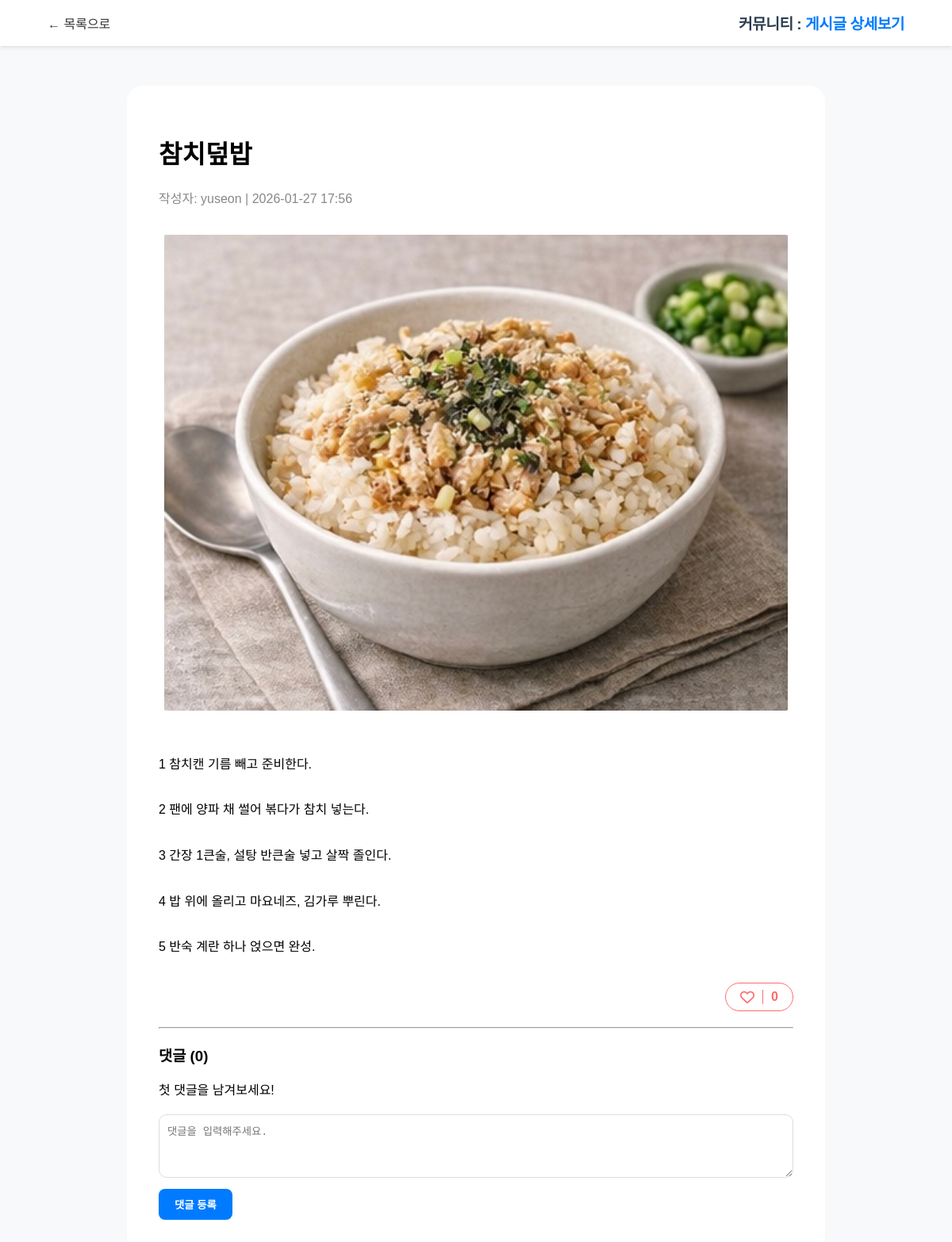
Page /posts/2/ on the committed database.
### community/models.py (models this page shows, shortened)
class Post(models.Model):
    author = models.ForeignKey(User, on_delete=models.CASCADE)
    title = models.CharField(max_length=100) #제목
    content = models.TextField() #내용 저장될 곳
    thumbnail = models.ImageField(upload_to="community", blank=True, null=True) #이미지 저장될 곳(여기서 pip install Pillow)
    created_at = models.DateTimeField(auto_now_add=True) #글작성시간 자동 저장
    likes = models.ManyToManyField(settings.AUTH_USER_MODEL, related_name='like_posts', blank=True)
    def total_likes(self):
        return self.likes.count()

### community/views.py (the view, shortened to what this page needs)
# urls.py: re_path(r"^posts/(?P<post_id>\d+)/$", views.post_detail, name="post_detail"),#상세페이지
def post_detail(request, post_id):
    my_post = get_object_or_404(Post, id=post_id)
    my_comments = my_post.comment_set.all()
    my_context = {
        "post": my_post,
        "comments": my_comments
    }
    return render(request, "community/post_detail.html", context=my_context)

### templates/community/post_detail.html (shortened to what this page needs)
{% load static %}
<!doctype html>
<html lang="ko">
<head>
    <link rel="stylesheet" href="{% static 'css/community.css' %}">
    <link rel="stylesheet" href="https://cdnjs.cloudflare.com/ajax/libs/font-awesome/6.0.0/css/all.min.css">
</head>
<body>
    <div id="navbar">
        <a href="{% url 'community:post_list' %}" style="text-decoration:none; color:#333;">← 목록으로</a>
        <span>커뮤니티 : <b>게시글 상세보기</b></span>
    </div>
    <div id="post-detail">
        <h1>{{ post.title }}</h1>
        <div style="display: flex; justify-content: space-between; align-items: baseline; margin-bottom: 15px;">
            <p style="color:#888; margin:0;">작성자: {{ post.author.username }} | {{ post.created_at|date:"Y-m-d H:i" }}</p>
        </div>
        {% if post.thumbnail %}
            <img src="{{ post.thumbnail.url }}" class="post-image-detail">
        {% endif %}
        <div style="line-height:1.8; margin:30px 0;">
            {{ post.content|linebreaksbr }}
        </div>
        <div style="display: flex; justify-content: flex-end; margin: 20px 0;">
            <form action="{% url 'community:post_like' post.id %}" method="POST">
                <button type="submit" style="background: white; border: 1px solid #ff6b6b; color: #ff6b6b; padding: 8px 18px; border-radius: 30px; font-weight: bold; cursor: pointer; display: flex; align-items: center; gap: 10px; transition: 0.2s;">
                    {% if request.user in post.likes.all %}
                        <i class="fa-solid fa-heart" style="font-size: 18px;"></i> {% else %}
                        <i class="fa-regular fa-heart" style="font-size: 18px;"></i> {% endif %}
                    <span style="border-left: 1px solid #ff6b6b; padding-left: 10px; font-size: 16px;">{{ post.total_likes }}</span>
                </button>
            </form>
        </div>
        <hr>
        <h3>댓글 ({{ post.comment_set.count }})</h3>
        <ul style="list-style:none; padding:0;">
            {% for comment in post.comment_set.all %}
                <li style="border-bottom:1px solid #eee; padding:10px 0;">
                    <strong>{{ comment.author.username }}:</strong> {{ comment.content }}
                </li>
            {% empty %}
                <li>첫 댓글을 남겨보세요!</li>
            {% endfor %}
        </ul>
        <form method="POST" style="margin-top:20px;">
            <textarea name="comment" placeholder="댓글을 입력해주세요." style="width:100%; height:80px; border-radius:10px; padding:10px; border:1px solid #ddd; box-sizing: border-box;"></textarea>
            <button type="submit" class="btn btn-primary" style="margin-top:10px;">댓글 등록</button>
        </form>
    </div>
</body>
</html>

### static/css/community.css (style rules this page uses)
body { font-family: 'Pretendard', sans-serif; background-color: #f8f9fa; margin: 0; padding: 0; }
#navbar { background: white; padding: 15px 5%; display: flex; justify-content: space-between; align-items: center; box-shadow: 0 2px 5px rgba(0,0,0,0.1); position: sticky; top: 0; z-index: 100; }
#navbar span { font-weight: 800; font-size: 1.2rem; color: #2c3e50; letter-spacing: -0.5px; }
#navbar span b { color: #007bff; font-weight: 800; }
#post-detail { max-width: 800px; margin: 50px auto; background: white; padding: 40px; border-radius: 20px; }
.post-image-detail { width: 100%; max-height: 600px; object-fit: contain; border-radius: 10px; margin: 20px 0; }
.btn { padding: 10px 20px; border-radius: 8px; text-decoration: none; font-weight: 600; display: inline-block; }
.btn-primary { background: #007bff; color: white; border: none; }

### rows in the picture
Post: title "참치덮밥", author.username "yuseon", created_at "2026-01-27 17:56", thumbnail (picture), content "1 참치캔 기름 빼고 준비한다. 2 팬에 양파 채 썰어 볶다가 참치 넣는다. 3 간장 1큰술, 설탕 반큰술 넣고 살짝 졸인다. 4 밥 위에 올리고 마요네즈, 김가루 뿌린다. 5 반숙 계란 하나 얹으면 완성.", total_likes "0", comment_set.count "0"
